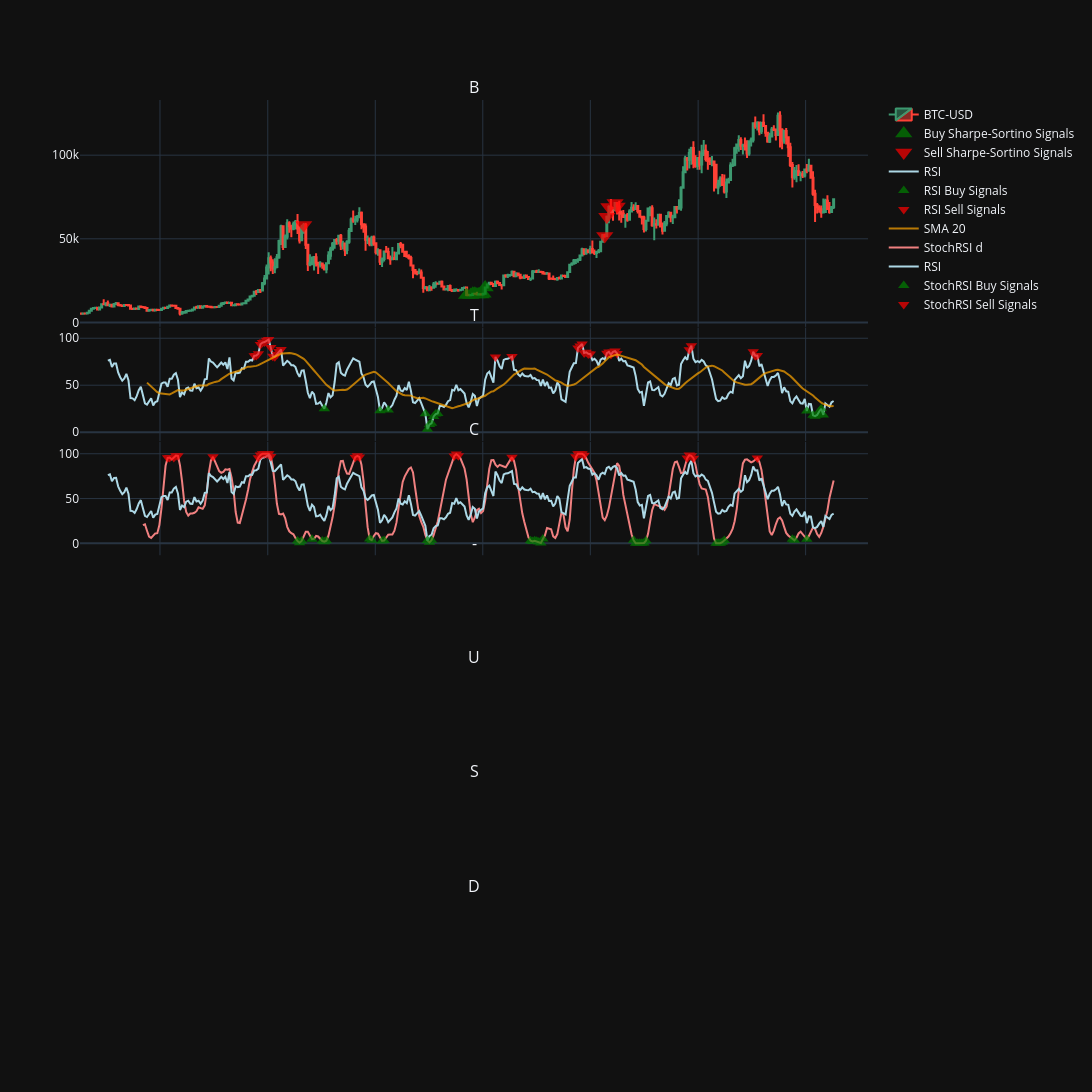

Notebook cell for this chart:
### Code cell
fig.add_trace(go.Scatter(
    x=btc_stochrsi_values['d'].index,
    y=btc_stochrsi_values['d'],
    line=dict(color='lightcoral', width=2),
    showlegend=True,
    name='StochRSI d'
), row=3, col=1)

fig.add_trace(go.Scatter(
    x=btc_rsi_values.index,
    y=btc_rsi_values,
    line=dict(color='lightblue', width=2),
    showlegend=True,
    name='RSI'
), row=3, col=1)

fig.add_trace(go.Scatter(
    x=btc_stochrsi_values['d'][btc_stochrsi_buy].index,
    y=btc_stochrsi_values['d'][btc_stochrsi_buy],
    mode='markers',
    marker=dict(size=10,
                color='green',
                symbol='triangle-up'),
    showlegend=True,
    opacity=0.7,
    name='StochRSI Buy Signals'
), row=3, col=1)

fig.add_trace(go.Scatter(
    x=btc_stochrsi_values['d'][btc_stochrsi_sell].index,
    y=btc_stochrsi_values['d'][btc_stochrsi_sell],
    mode='markers',
    marker=dict(size=10,
                color='red',
                symbol='triangle-down'),
    showlegend=True,
    opacity=0.7,
    name='StochRSI Sell Signals'
), row=3, col=1)

fig.update_layout()

### Figure 1 — Plotly figure (JSON) as saved in the notebook; plotly's stock layout.template omitted (floating-point values rounded to 4 significant figures; data arrays with more than 128 entries replaced by an {"elided": "..."} marker saying what was removed)
{"data": [{"close": {"elided": "366 float values"}, "high": {"elided": "366 float values"}, "low": {"elided": "366 float values"}, "name": "BTC-USD", "open": {"elided": "366 float values"}, "type": "candlestick", "x": {"elided": "366 str values"}, "xaxis": "x", "yaxis": "y"}, {"marker": {"color": "green", "colorscale": [[0, "rgb(247,244,249)"], [0.125, "rgb(231,225,239)"], [0.25, "rgb(212,185,218)"], [0.375, "rgb(201,148,199)"], [0.5, "rgb(223,101,176)"], [0.625, "rgb(231,41,138)"], [0.75, "rgb(206,18,86)"], [0.875, "rgb(152,0,67)"], [1, "rgb(103,0,31)"]], "size": 15, "symbol": "triangle-up"}, "mode": "markers", "name": "Buy Sharpe-Sortino Signals", "opacity": 0.7, "showlegend": true, "type": "scatter", "x": ["2022-11-07T00:00:00", "2022-11-21T00:00:00", "2022-11-28T00:00:00", "2022-12-05T00:00:00", "2022-12-12T00:00:00", "2022-12-19T00:00:00", "2022-12-26T00:00:00", "2023-01-02T00:00:00", "2023-01-09T00:00:00"], "xaxis": "x", "y": [16350.0, 16440.0, 17130.0, 17100.0, 16760.0, 16840.0, 16630.0, 17090.0, 20880.0], "yaxis": "y"}, {"marker": {"color": "red", "colorscale": [[0, "rgb(247,244,249)"], [0.125, "rgb(231,225,239)"], [0.25, "rgb(212,185,218)"], [0.375, "rgb(201,148,199)"], [0.5, "rgb(223,101,176)"], [0.625, "rgb(231,41,138)"], [0.75, "rgb(206,18,86)"], [0.875, "rgb(152,0,67)"], [1, "rgb(103,0,31)"]], "size": 15, "symbol": "triangle-down"}, "mode": "markers", "name": "Sell Sharpe-Sortino Signals", "opacity": 0.7, "showlegend": true, "type": "scatter", "x": ["2021-05-03T00:00:00", "2024-02-19T00:00:00", "2024-02-26T00:00:00", "2024-03-04T00:00:00", "2024-03-25T00:00:00", "2024-04-01T00:00:00"], "xaxis": "x", "y": [58230.0, 51730.0, 63170.0, 69020.0, 71330.0, 69360.0], "yaxis": "y"}, {"line": {"color": "lightblue", "width": 2}, "name": "RSI", "showlegend": true, "type": "scatter", "x": {"elided": "366 str values"}, "xaxis": "x2", "y": {"elided": "366 float values"}, "yaxis": "y2"}, {"marker": {"color": "green", "size": 10, "symbol": "triangle-up"}, "mode": "markers", "name": "RSI Buy Signals", "opacity": 0.7, "showlegend": true, "type": "scatter", "x": ["2021-07-12T00:00:00", "2022-01-17T00:00:00", "2022-02-14T00:00:00", "2022-06-20T00:00:00", "2022-06-27T00:00:00", "2022-07-04T00:00:00", "2022-07-11T00:00:00", "2022-07-18T00:00:00", "2022-07-25T00:00:00", "2022-08-01T00:00:00", "2026-01-05T00:00:00", "2026-01-26T00:00:00", "2026-02-02T00:00:00", "2026-02-09T00:00:00", "2026-02-16T00:00:00", "2026-02-23T00:00:00", "2026-03-02T00:00:00"], "xaxis": "x2", "y": [24.99, 22.77, 23.69, 19.58, 3.18, 8.167, 9.454, 16.8, 19.26, 19.9, 22.55, 17.87, 17.03, 18.37, 22.02, 24.88, 18.34], "yaxis": "y2"}, {"marker": {"color": "red", "size": 10, "symbol": "triangle-down"}, "mode": "markers", "name": "RSI Sell Signals", "opacity": 0.7, "showlegend": true, "type": "scatter", "x": ["2020-11-16T00:00:00", "2020-11-23T00:00:00", "2020-11-30T00:00:00", "2020-12-07T00:00:00", "2020-12-14T00:00:00", "2020-12-21T00:00:00", "2020-12-28T00:00:00", "2021-01-04T00:00:00", "2021-01-11T00:00:00", "2021-01-18T00:00:00", "2021-01-25T00:00:00", "2021-02-01T00:00:00", "2021-02-08T00:00:00", "2021-02-15T00:00:00", "2023-02-13T00:00:00", "2023-04-10T00:00:00", "2023-11-20T00:00:00", "2023-11-27T00:00:00", "2023-12-04T00:00:00", "2023-12-11T00:00:00", "2023-12-18T00:00:00", "2023-12-25T00:00:00", "2024-01-01T00:00:00", "2024-02-26T00:00:00", "2024-03-04T00:00:00", "2024-03-11T00:00:00", "2024-03-18T00:00:00", "2024-03-25T00:00:00", "2024-04-01T00:00:00", "2024-12-02T00:00:00", "2024-12-09T00:00:00", "2025-07-07T00:00:00", "2025-07-14T00:00:00", "2025-07-21T00:00:00"], "xaxis": "x2", "y": [81.34, 81.62, 83.43, 93.48, 95.42, 96.02, 97.82, 98.61, 90.24, 80.84, 80.42, 83.03, 86.0, 88.14, 80.09, 80.59, 89.73, 91.82, 93.89, 84.42, 85.05, 83.37, 83.33, 84.17, 85.46, 82.58, 85.42, 86.34, 83.72, 87.77, 92.13, 85.7, 81.34, 81.57], "yaxis": "y2"}, {"line": {"color": "orange", "width": 2}, "name": "SMA 20", "opacity": 0.7, "showlegend": true, "type": "scatter", "x": {"elided": "366 str values"}, "xaxis": "x2", "y": {"elided": "366 float values"}, "yaxis": "y2"}, {"line": {"color": "lightcoral", "width": 2}, "name": "StochRSI d", "showlegend": true, "type": "scatter", "x": {"elided": "336 str values"}, "xaxis": "x3", "y": {"elided": "336 float values"}, "yaxis": "y3"}, {"line": {"color": "lightblue", "width": 2}, "name": "RSI", "showlegend": true, "type": "scatter", "x": {"elided": "366 str values"}, "xaxis": "x3", "y": {"elided": "366 float values"}, "yaxis": "y3"}, {"marker": {"color": "green", "size": 10, "symbol": "triangle-up"}, "mode": "markers", "name": "StochRSI Buy Signals", "opacity": 0.7, "showlegend": true, "type": "scatter", "x": ["2021-04-12T00:00:00", "2021-04-19T00:00:00", "2021-04-26T00:00:00", "2021-05-31T00:00:00", "2021-07-05T00:00:00", "2021-07-12T00:00:00", "2021-07-19T00:00:00", "2021-12-13T00:00:00", "2021-12-20T00:00:00", "2022-01-24T00:00:00", "2022-01-31T00:00:00", "2022-06-27T00:00:00", "2022-07-04T00:00:00", "2022-07-11T00:00:00", "2023-06-12T00:00:00", "2023-06-19T00:00:00", "2023-06-26T00:00:00", "2023-07-03T00:00:00", "2023-07-10T00:00:00", "2023-07-17T00:00:00", "2023-07-24T00:00:00", "2024-05-27T00:00:00", "2024-06-03T00:00:00", "2024-06-10T00:00:00", "2024-06-17T00:00:00", "2024-06-24T00:00:00", "2024-07-01T00:00:00", "2024-07-08T00:00:00", "2025-03-03T00:00:00", "2025-03-10T00:00:00", "2025-03-17T00:00:00", "2025-03-24T00:00:00", "2025-03-31T00:00:00", "2025-11-17T00:00:00", "2025-11-24T00:00:00", "2026-01-05T00:00:00"], "xaxis": "x3", "y": [2.591, 0.6984, 2.758, 4.583, 2.592, 1.8, 2.932, 4.822, 3.516, 2.679, 3.07, 3.231, 1.096, 3.572, 3.021, 2.051, 2.88, 2.23, 1.58, 0.4648, 4.738, 3.417, 0.0, 0.0, 0.0, 0.2131, 0.4262, 3.012, 0.0, 0.0, 0.1225, 1.303, 3.083, 4.714, 3.364, 4.567], "yaxis": "y3"}, {"marker": {"color": "red", "size": 10, "symbol": "triangle-down"}, "mode": "markers", "name": "StochRSI Sell Signals", "opacity": 0.7, "showlegend": true, "type": "scatter", "x": ["2020-01-27T00:00:00", "2020-02-03T00:00:00", "2020-02-17T00:00:00", "2020-02-24T00:00:00", "2020-03-02T00:00:00", "2020-06-29T00:00:00", "2020-11-30T00:00:00", "2020-12-07T00:00:00", "2020-12-14T00:00:00", "2020-12-21T00:00:00", "2020-12-28T00:00:00", "2021-01-04T00:00:00", "2021-01-11T00:00:00", "2021-10-25T00:00:00", "2021-11-01T00:00:00", "2021-11-08T00:00:00", "2022-09-26T00:00:00", "2022-10-03T00:00:00", "2022-10-10T00:00:00", "2023-04-10T00:00:00", "2023-11-13T00:00:00", "2023-11-20T00:00:00", "2023-11-27T00:00:00", "2023-12-04T00:00:00", "2023-12-11T00:00:00", "2024-11-25T00:00:00", "2024-12-02T00:00:00", "2024-12-09T00:00:00", "2024-12-16T00:00:00", "2025-07-21T00:00:00"], "xaxis": "x3", "y": [95.44, 95.67, 95.73, 97.87, 97.67, 96.61, 95.64, 98.48, 100.0, 100.0, 100.0, 100.0, 96.99, 96.21, 97.69, 96.36, 97.43, 99.61, 97.81, 96.22, 96.63, 100.0, 100.0, 100.0, 98.29, 95.16, 98.46, 97.69, 95.01, 95.28], "yaxis": "y3"}], "layout": {"annotations": [{"font": {"size": 16}, "showarrow": false, "text": "B", "x": 0.5, "xanchor": "center", "xref": "paper", "y": 1, "yanchor": "bottom", "yref": "paper"}, {"font": {"size": 16}, "showarrow": false, "text": "T", "x": 0.5, "xanchor": "center", "xref": "paper", "y": 0.7504, "yanchor": "bottom", "yref": "paper"}, {"font": {"size": 16}, "showarrow": false, "text": "C", "x": 0.5, "xanchor": "center", "xref": "paper", "y": 0.6252, "yanchor": "bottom", "yref": "paper"}, {"font": {"size": 16}, "showarrow": false, "text": "-", "x": 0.5, "xanchor": "center", "xref": "paper", "y": 0.5, "yanchor": "bottom", "yref": "paper"}, {"font": {"size": 16}, "showarrow": false, "text": "U", "x": 0.5, "xanchor": "center", "xref": "paper", "y": 0.3748, "yanchor": "bottom", "yref": "paper"}, {"font": {"size": 16}, "showarrow": false, "text": "S", "x": 0.5, "xanchor": "center", "xref": "paper", "y": 0.2496, "yanchor": "bottom", "yref": "paper"}, {"font": {"size": 16}, "showarrow": false, "text": "D", "x": 0.5, "xanchor": "center", "xref": "paper", "y": 0.1244, "yanchor": "bottom", "yref": "paper"}], "height": 1150, "width": 1600, "xaxis": {"anchor": "y", "domain": [0, 1], "matches": "x7", "rangeslider": {"visible": false}, "showticklabels": false}, "xaxis2": {"anchor": "y2", "domain": [0, 1], "matches": "x7", "showticklabels": false}, "xaxis3": {"anchor": "y3", "domain": [0, 1], "matches": "x7", "showticklabels": false}, "xaxis4": {"anchor": "y4", "domain": [0, 1], "matches": "x7", "showticklabels": false}, "xaxis5": {"anchor": "y5", "domain": [0, 1], "matches": "x7", "showticklabels": false}, "xaxis6": {"anchor": "y6", "domain": [0, 1], "matches": "x7", "showticklabels": false}, "xaxis7": {"anchor": "y7", "domain": [0, 1]}, "yaxis": {"anchor": "x", "domain": [0.7512, 1]}, "yaxis2": {"anchor": "x2", "domain": [0.626, 0.7504]}, "yaxis3": {"anchor": "x3", "domain": [0.5008, 0.6252]}, "yaxis4": {"anchor": "x4", "domain": [0.3756, 0.5]}, "yaxis5": {"anchor": "x5", "domain": [0.2504, 0.3748]}, "yaxis6": {"anchor": "x6", "domain": [0.1252, 0.2496]}, "yaxis7": {"anchor": "x7", "domain": [0, 0.1244]}}}
